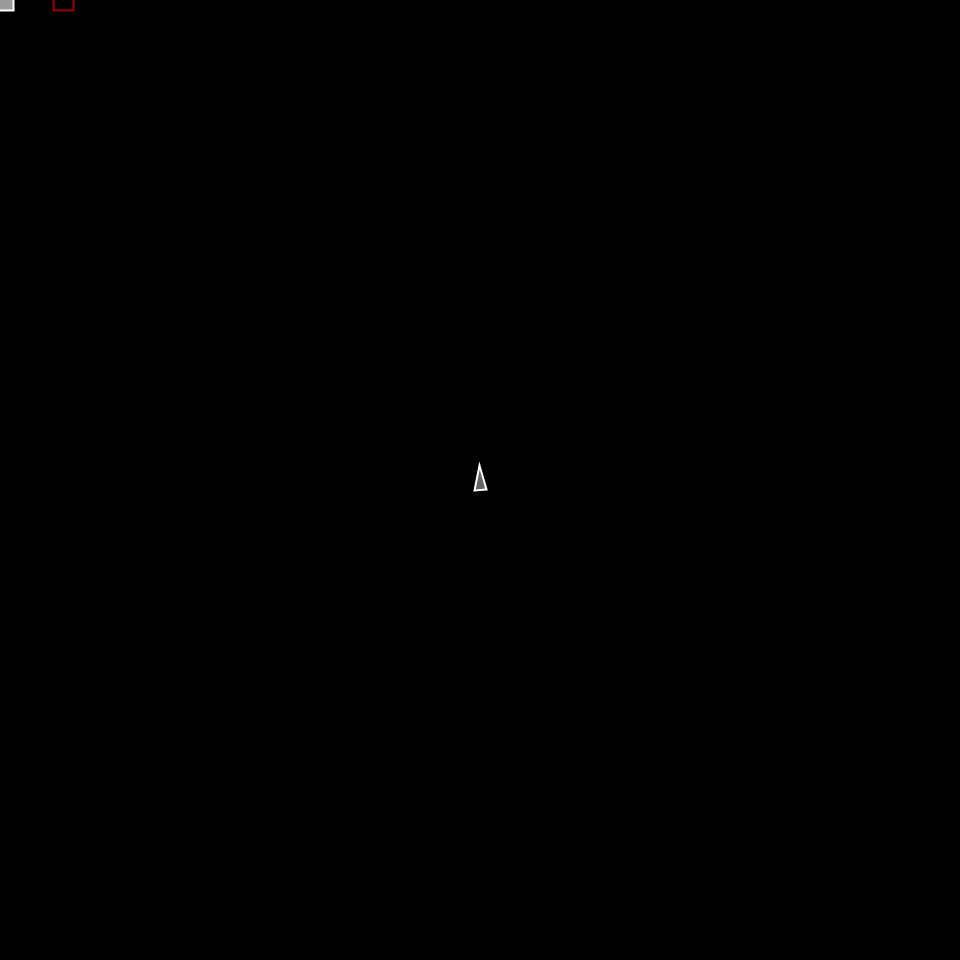
Frame 1 (no input)
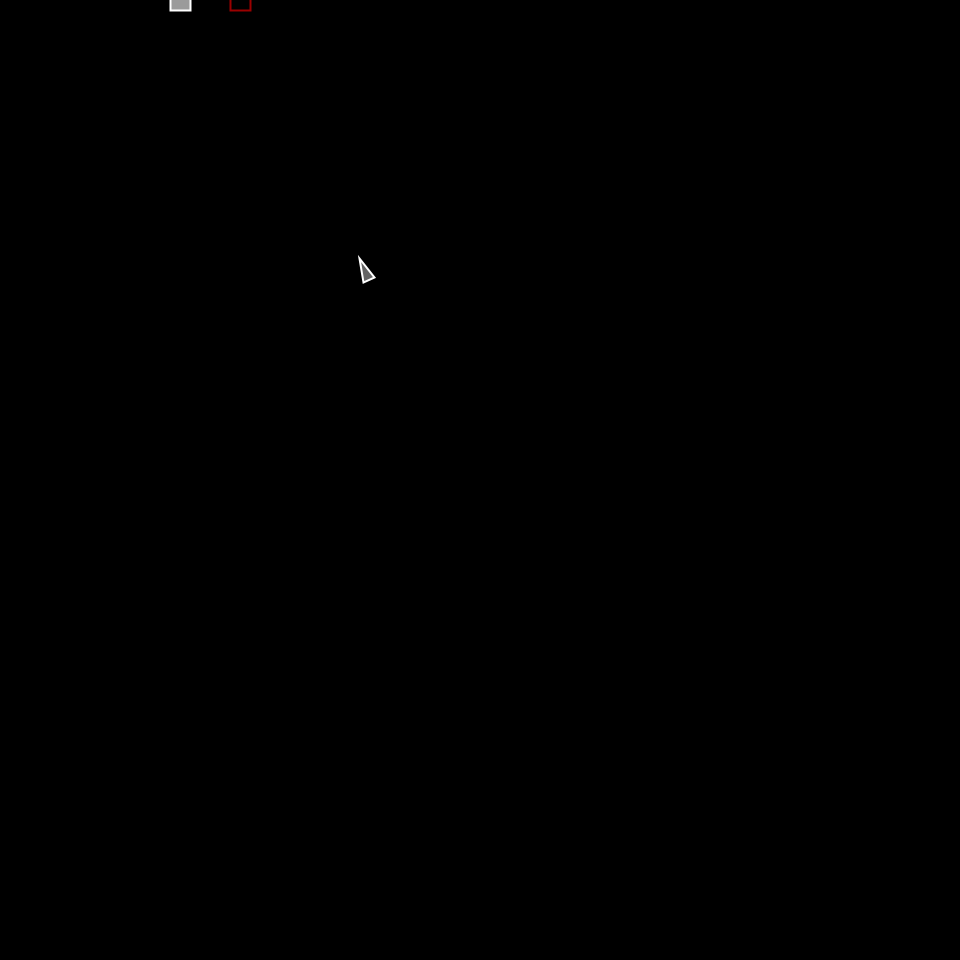
Frame 60 (the mouse pressed at the canvas centre just before this capture)
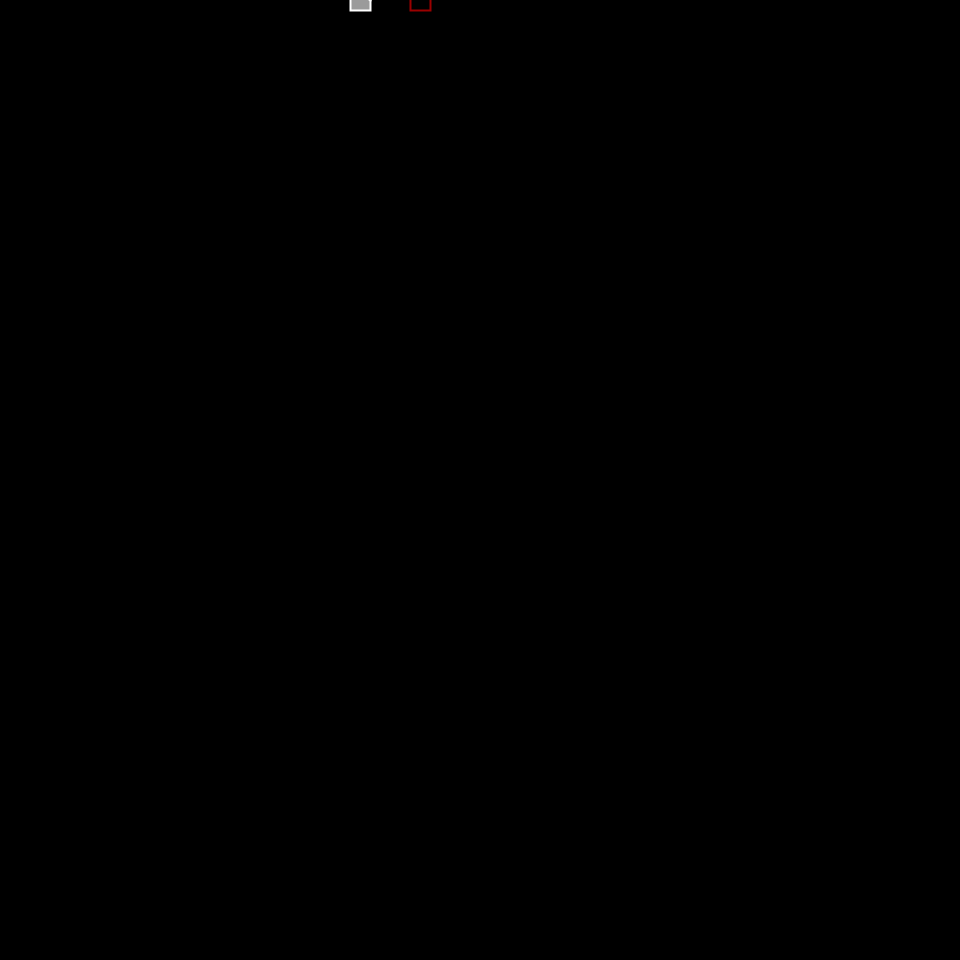
Frame 120 (the mouse held since frame 60 and released just before this capture)

The Processing sketch that drew these frames (run headless with seeded random() and noise(); from frame 60 on, the mouse is pressed at the canvas centre):

// Processing sketch: sketch_6_1_2_Pursuit_main
// ── sketch_6_1_2_Pursuit_main.pde
Vehicle v;
PVector mouse;
Prey prey;
float offset;

void settings(){
  size(960, 960);
}

void setup(){
  v = new Vehicle(width/2, height/2);
  offset = 60;
  //mouse = new PVector(mouseX, mouseY);
  prey = new Prey(3,offset,20);
}

void draw(){
  background(0);
  //pushMatrix();
  //  translate(0,0);
  //  stroke(255);
  //  strokeWeight(1);
  //  noFill();
  //  rectMode(CORNER);
  //  rect(offset, offset, width-offset, height-offset);
  //popMatrix();
  prey.update();
  prey.display();
  
  /*
  mouse = new PVector(mouseX, mouseY);
  fill(200);
  stroke(255);
  strokeWeight(2);
  ellipse(mouseX, mouseY, 48, 48);
  */
  
  v.pursue(prey.loc, prey.vel);
  v.update();
  v.display();
}

// ── PRey.pde
class Prey{
  PVector vel;
  PVector loc;
  float speed;
  float offset;
  float fatness;
  
  Prey(float speed_, float offset_, float fatness_){
      speed = speed_;
      vel = new PVector(speed,0);
      loc = new PVector(offset,offset);
      offset = offset_;
      fatness = fatness_;
   }
  
  void update(){
    //if (frameCount%5 == 0){
    //print("Prey velocity: ["+str(vel.x)+", "+str(vel.y)+"]");
    //print("Prey location: ["+str(loc.x)+", "+str(loc.y)+"]");
    //}
    
    // insert logic here
    if ((vel.x > 0) && (loc.x + speed > width - offset)){
        vel = new PVector(0,speed);
    } else if ((vel.y > 0) && (loc.y + speed > height - offset)){
        vel = new PVector(-speed, 0);
      
    } else if ((vel.x < 0) && (loc.x - speed < offset)){
        vel = new PVector(0,-speed);
    } else if ((vel.y < 0) && (loc.y + speed < offset)){
        vel = new PVector(speed,0);
    }
    
    loc.add(vel);
  }
  
  void display(){
    rectMode(CENTER);
    stroke(255);
    strokeWeight(2);
    fill(155);
    rect(loc.x, loc.y, fatness, fatness);
  }
}

// ── Vehicle.pde
class Vehicle{
  
  PVector loc;
  PVector vel;
  PVector acc;
  float r;
  float maxForce;
  float maxSpeed;
  float predictive_power;
  
  
  Vehicle(float x, float y){
    acc = new PVector(0, 0);
    vel = new PVector(0, -2);
    loc = new PVector(x, y);
    r = 6;
    maxSpeed = 5;
    maxForce = 0.1;
    predictive_power = 20;
       
  }
  
  void update(){
    vel.add(acc);
    vel.limit(maxSpeed);
    loc.add(vel);
    acc.mult(0);
     
  }
  
  void applyForce(PVector force){
    acc.add(force);
  }
  
  PVector predict(PVector prey_loc, PVector prey_vel){
    PVector future_displacement = prey_vel.copy().mult(predictive_power);
    PVector predicted_loc = prey_loc.copy().add(future_displacement);
    return predicted_loc;
  }
  
  // this function should be called during the draw loop
  void show_prediction(PVector loc_){
    stroke(255,0,0,155);
    strokeWeight(2);
    noFill();
    rectMode(CENTER);
    rect(loc_.x, loc_.y, 20, 20);
  }
  
  void pursue(PVector loc_, PVector vel_){
    // predict the location
    PVector predicted_loc = predict(loc_, vel_);
    // show the prediction
    show_prediction(predicted_loc);
    
    // to the steering behaviour
    PVector desired = PVector.sub(predicted_loc, loc);
    
    desired.setMag(maxSpeed);
    
    PVector steer = PVector.sub(desired, vel);
    steer.limit(maxForce);
    
    applyForce(steer);
    
  }
  

  
  /*
  void seek(PVector target){
    // extrapolate
    
    PVector desired = PVector.sub(target, loc);
    
    desired.normalize();
    desired.mult(maxSpeed);
    // can also use desired.setMag(maxSpeed);
    
    PVector steer = PVector.sub(desired, vel);
    steer.limit(maxForce);
    
    applyForce(steer);
  }
  */
  
  void display(){
    float theta = vel.heading() + PI/2;
    fill(100);
    stroke(255);
    pushMatrix();
      translate(loc.x, loc.y);
      rotate(theta);
      beginShape();
        vertex(0, -r*2);
        vertex(-r, r*2);
        vertex(r, r*2);
       endShape(CLOSE);
      popMatrix();
  }
}
